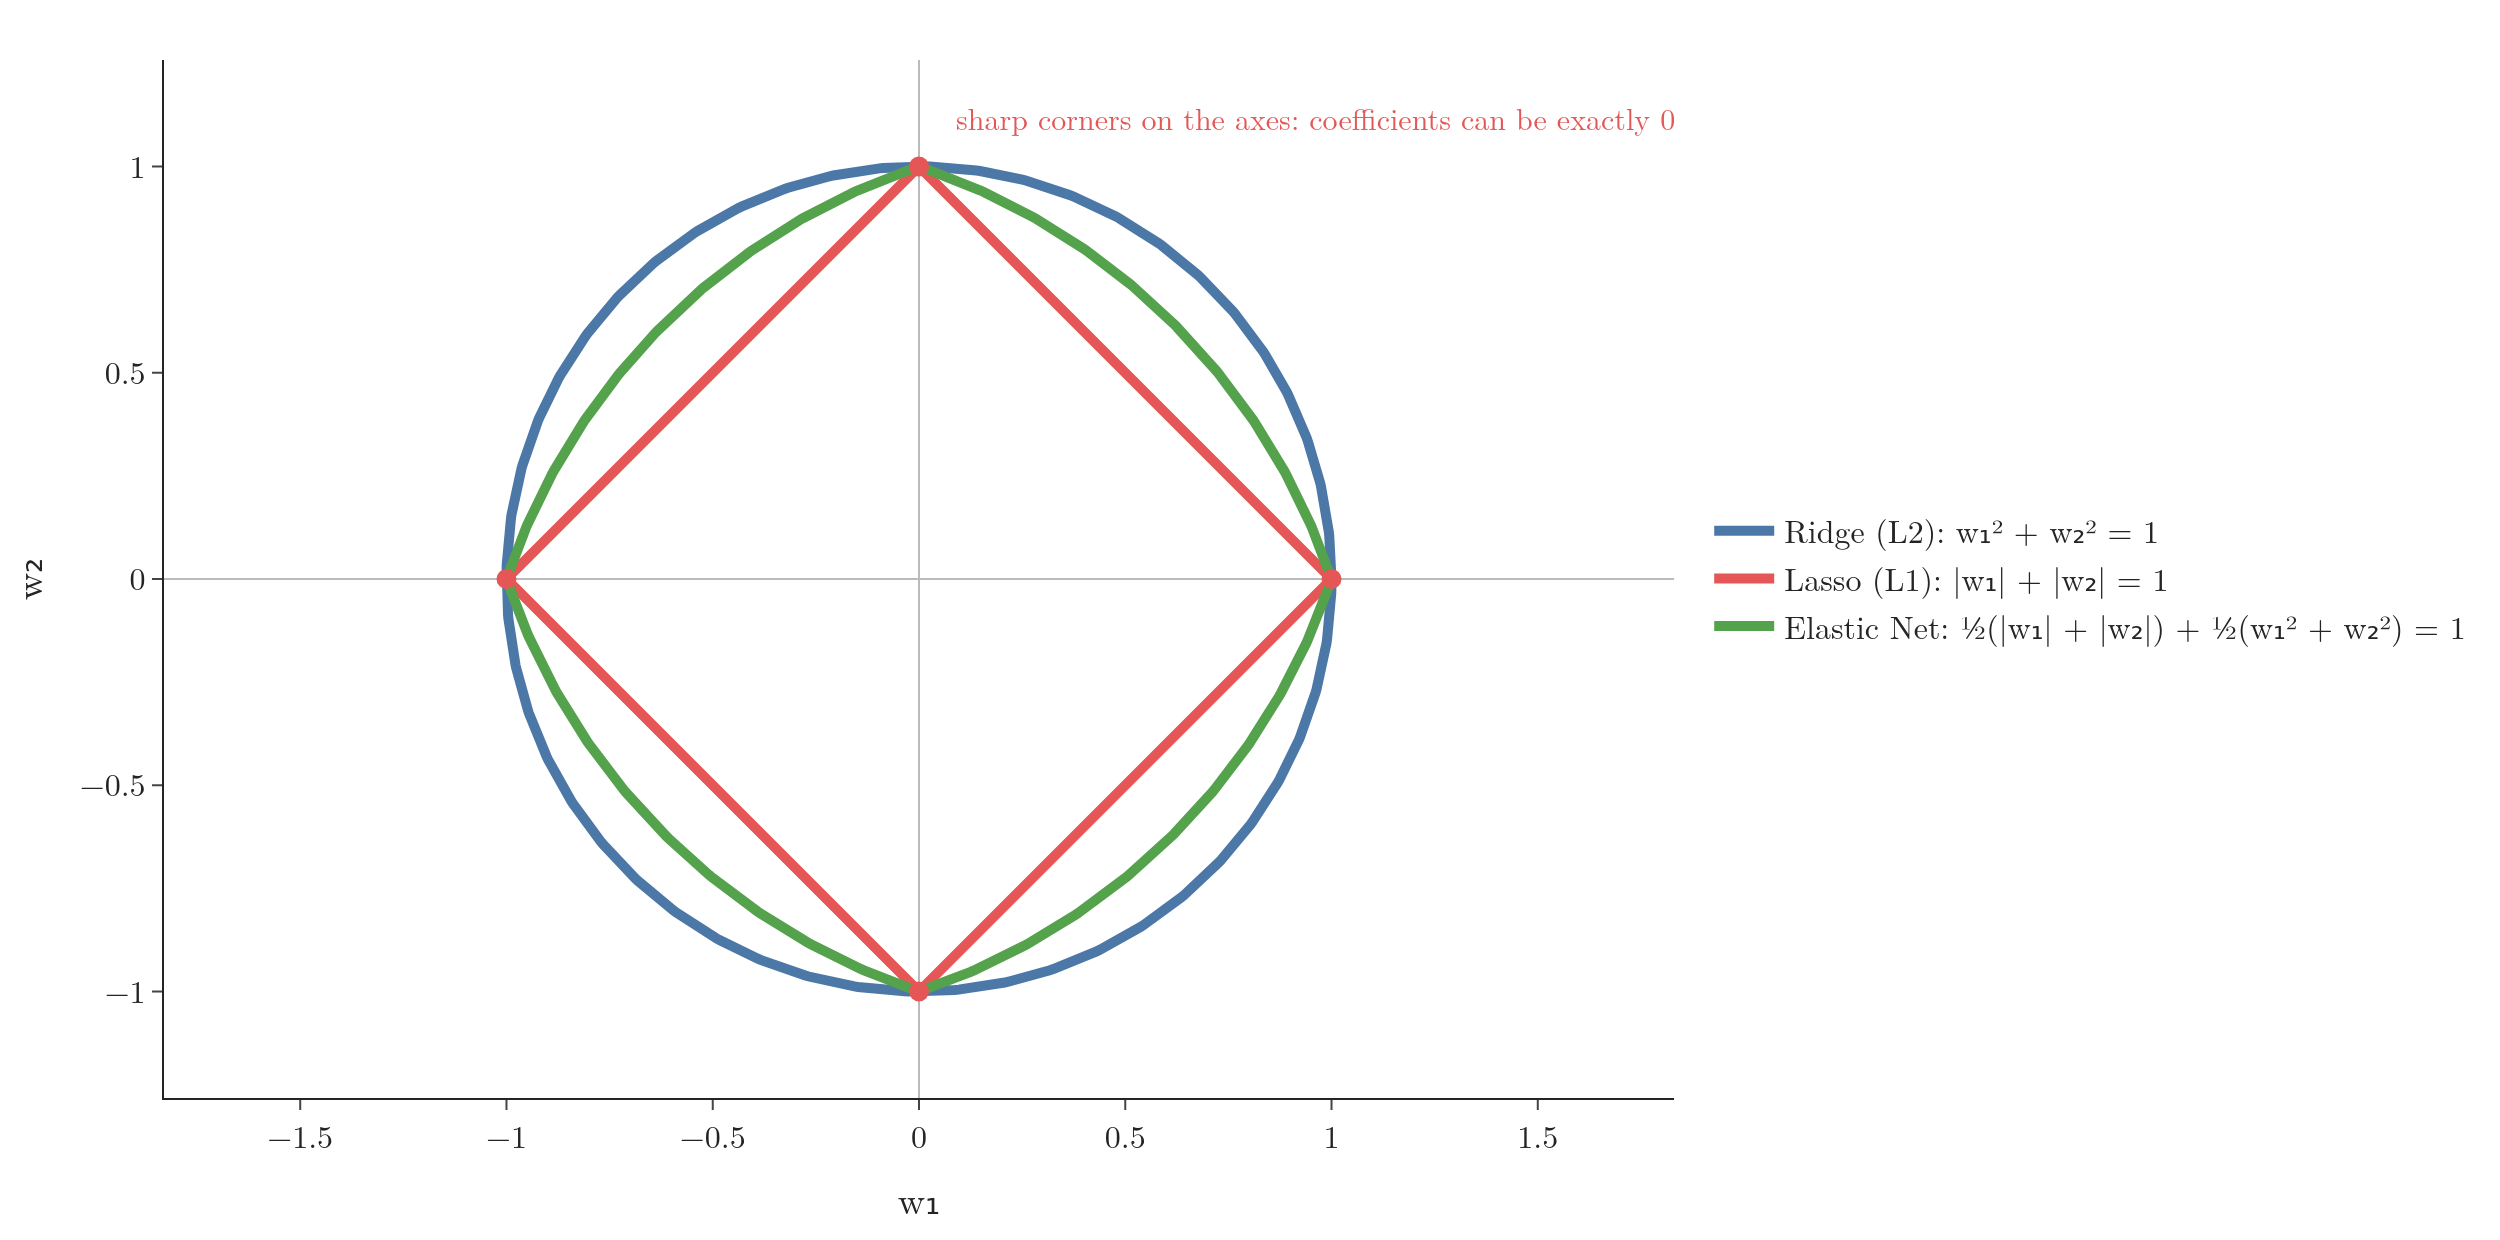

Reproduce this figure in Python.
"""Penalty shapes for two coefficients: the set where each penalty equals 1 (Plotly).
Ridge: w1² + w2²; Lasso: |w1| + |w2|; Elastic Net (l1_ratio 0.5): 0.5(|w1| + |w2|) + 0.5(w1² + w2²)."""
from pathlib import Path
import numpy as np
import plotly.graph_objects as go
from scipy.optimize import brentq

here = Path(__file__).parent
t = np.linspace(0, 2 * np.pi, 721)
d = np.c_[np.cos(t), np.sin(t)]


def boundary(pen):
    r = np.array([brentq(lambda s: pen(s * v) - 1, 1e-9, 10) for v in d])
    return d * r[:, None]


shapes = [("Ridge (L2): w₁² + w₂² = 1", lambda w: (w ** 2).sum(), "#4C78A8"),
          ("Lasso (L1): |w₁| + |w₂| = 1", lambda w: np.abs(w).sum(), "#E45756"),
          ("Elastic Net: ½(|w₁| + |w₂|) + ½(w₁² + w₂²) = 1", lambda w: 0.5 * np.abs(w).sum() + 0.5 * (w ** 2).sum(), "#54A24B")]
fig = go.Figure()
for name, pen, col in shapes:
    b = boundary(pen)
    fig.add_trace(go.Scatter(x=b[:, 0], y=b[:, 1], mode="lines", line=dict(color=col, width=5), name=name))
fig.add_trace(go.Scatter(x=[0, 1, 0, -1], y=[1, 0, -1, 0], mode="markers", marker=dict(size=10, color="#E45756"),
                         showlegend=False))
fig.add_annotation(x=0.08, y=1.12, text="sharp corners on the axes: coefficients can be exactly 0", showarrow=False,
                   xanchor="left", font=dict(color="#E45756", size=15))
fig.update_layout(template="simple_white", width=1250, height=620, font=dict(family="Latin Modern Roman", size=16),
                  margin=dict(l=60, r=30, t=30, b=60), legend=dict(x=1.02, y=0.5, yanchor="middle"),
                  xaxis=dict(title="w₁", range=[-1.3, 1.3], zeroline=True, zerolinecolor="#BBBBBB"),
                  yaxis=dict(title="w₂", range=[-1.25, 1.25], scaleanchor="x", zeroline=True, zerolinecolor="#BBBBBB"))
fig.write_image(here / "shapes.png", scale=2)
fig.write_image(here / "shapes.pdf")
